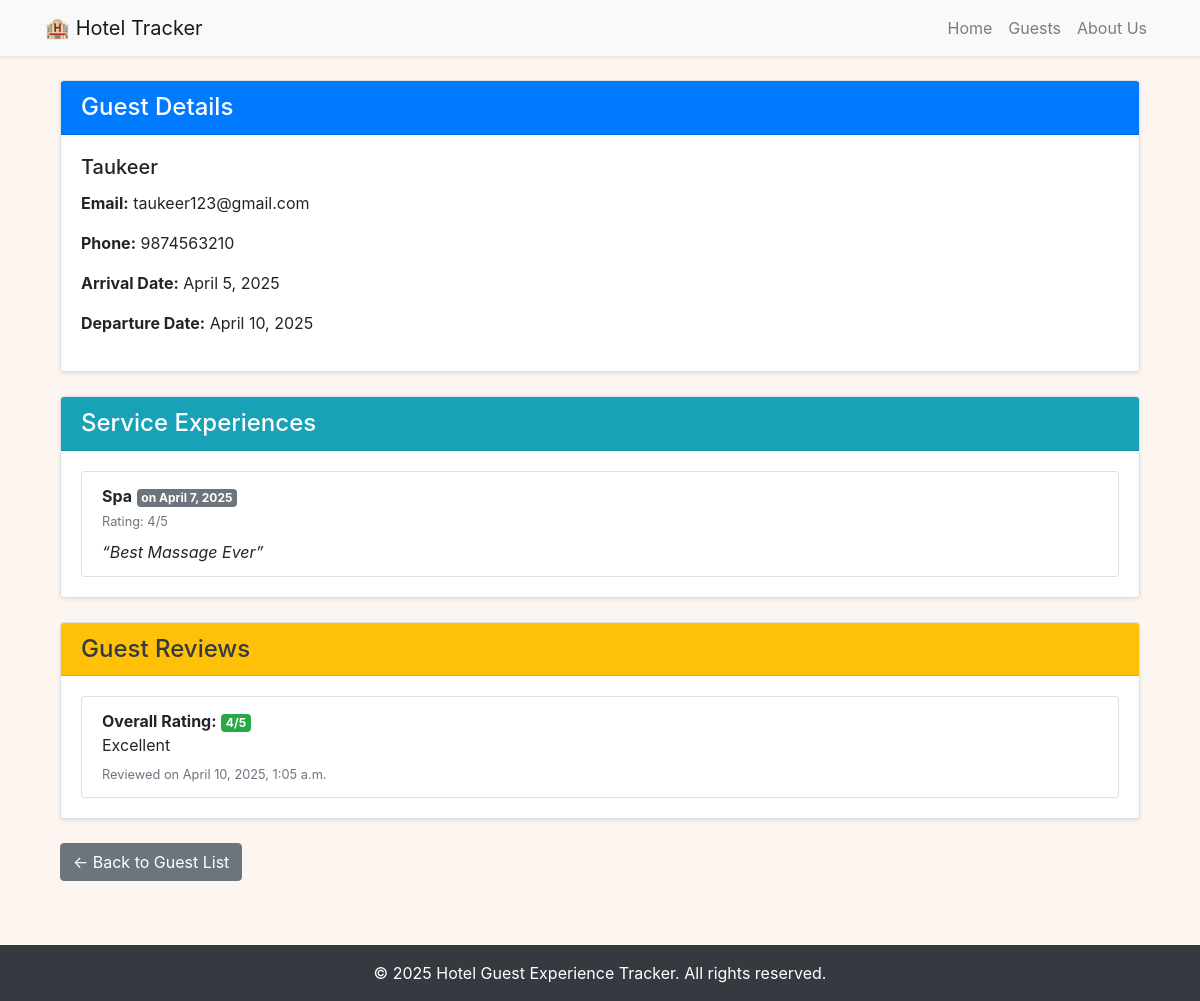
Page /guest/2/ on the committed database.
### tracker/models.py (models this page shows, shortened)
class Guest(models.Model):
    name = models.CharField(max_length=100)
    email = models.EmailField(unique=True)
    phone = models.CharField(max_length=20, blank=True)
    arrival_date = models.DateField()
    departure_date = models.DateField()

class Experience(models.Model):
    SERVICE_CHOICES = [
        ('ROOM', 'Room Service'),
        ('DINING', 'Dining'),
        ('SPA', 'Spa'),
        ('RECEPTION', 'Reception'),
    ]
    guest = models.ForeignKey(Guest, on_delete=models.CASCADE, related_name='experiences')
    service_type = models.CharField(max_length=20, choices=SERVICE_CHOICES)
    date = models.DateField()
    rating = models.PositiveSmallIntegerField(help_text="Rate from 1 (poor) to 5 (excellent)")
    feedback = models.TextField(blank=True)

class Review(models.Model):
    guest = models.ForeignKey(Guest, on_delete=models.CASCADE, related_name='reviews')
    overall_rating = models.PositiveSmallIntegerField(help_text="Overall experience rating (1-5)")
    comment = models.TextField(blank=True)
    created_at = models.DateTimeField(auto_now_add=True)

### tracker/views.py (the view)
# urls.py: path('guest/<int:pk>/', views.guest_detail, name='guest_detail'),
def guest_detail(request, pk):
    guest = get_object_or_404(Guest, pk=pk)
    experiences = guest.experiences.all()
    reviews = guest.reviews.all()
    context = {
        'guest': guest,
        'experiences': experiences,
        'reviews': reviews,
    }
    return render(request, 'tracker/guest_detail.html', context)

### tracker/templates/tracker/guest_detail.html
{% extends 'tracker/base.html' %}
{% block content %}
<div class="container">
  <div class="card mb-4 shadow-sm">
    <div class="card-header bg-primary text-white">
      <h4 class="mb-0">Guest Details</h4>
    </div>
    <div class="card-body">
      <h5 class="card-title">{{ guest.name }}</h5>
      <p><strong>Email:</strong> {{ guest.email }}</p>
      <p><strong>Phone:</strong> {{ guest.phone }}</p>
      <p><strong>Arrival Date:</strong> {{ guest.arrival_date }}</p>
      <p><strong>Departure Date:</strong> {{ guest.departure_date }}</p>
    </div>
  </div>
  <div class="card mb-4 shadow-sm">
    <div class="card-header bg-info text-white">
      <h4 class="mb-0">Service Experiences</h4>
    </div>
    <div class="card-body">
      {% if experiences %}
        <ul class="list-group">
          {% for experience in experiences %}
            <li class="list-group-item">
              <div class="d-flex justify-content-between align-items-center">
                <div>
                  <strong>{{ experience.get_service_type_display }}</strong> <span class="badge badge-secondary">on {{ experience.date }}</span>
                  <br><small class="text-muted">Rating: {{ experience.rating }}/5</small>
                  {% if experience.feedback %}
                    <p class="mb-0 mt-2"><em>“{{ experience.feedback }}”</em></p>
                  {% endif %}
                </div>
              </div>
            </li>
          {% endfor %}
        </ul>
      {% else %}
        <p class="text-muted">No experience records available.</p>
      {% endif %}
    </div>
  </div>
  <div class="card mb-4 shadow-sm">
    <div class="card-header bg-warning text-dark">
      <h4 class="mb-0">Guest Reviews</h4>
    </div>
    <div class="card-body">
      {% if reviews %}
        <ul class="list-group">
          {% for review in reviews %}
            <li class="list-group-item">
              <strong>Overall Rating:</strong>
              <span class="badge badge-success">{{ review.overall_rating }}/5</span>
              <p class="mb-1">{{ review.comment }}</p>
              <small class="text-muted">Reviewed on {{ review.created_at }}</small>
            </li>
          {% endfor %}
        </ul>
      {% else %}
        <p class="text-muted">No reviews available.</p>
      {% endif %}
    </div>
  </div>
  <a class="btn btn-secondary" href="{% url 'guest_list' %}">← Back to Guest List</a>
</div>
{% endblock %}

### tracker/templates/tracker/base.html (style rules this page uses)
body { background-color: #fdf6f0; }
html { scroll-behavior: smooth; }

### rows in the picture
Guest: name "Taukeer", email "taukeer123@gmail.com", phone "9874563210", arrival_date "April 5, 2025", departure_date "April 10, 2025"
Experience: service_type "Spa", date "April 7, 2025", rating "4", feedback "Best Massage Ever"
Review: overall_rating "4", comment "Excellent", created_at "April 10, 2025, 1:05 a.m."
